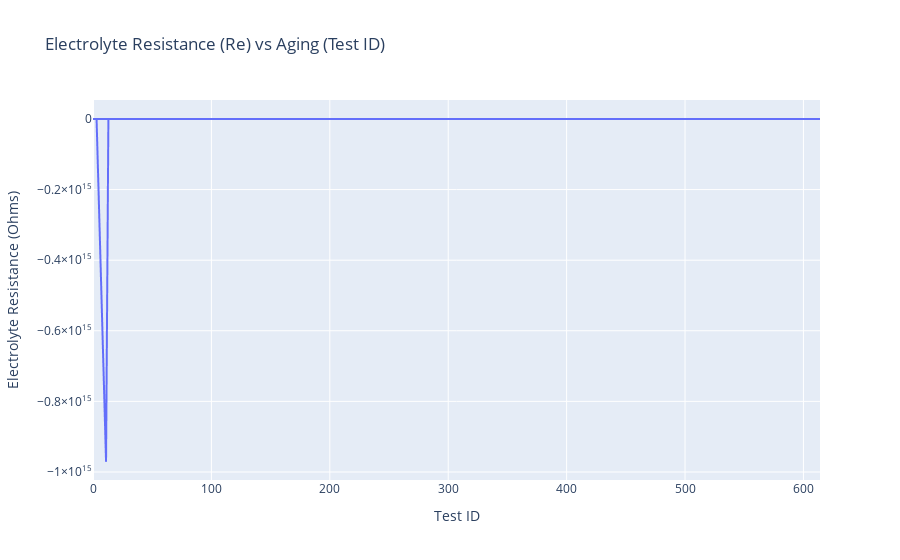

The notebook cell this image was saved under:
### Code cell
# Create a line plot for Electrolyte Resistance (Re) vs Aging (Test ID)
fig_re = px.line(data, x='test_id', y='Re', title='Electrolyte Resistance (Re) vs Aging (Test ID)',
                 labels={'Re': 'Electrolyte Resistance (Ohms)', 'test_id': 'Test ID'})
fig_re.show()

### Figure 1 — Plotly figure (JSON) as saved in the notebook; plotly's stock layout.template omitted (floating-point values rounded to 4 significant figures; data arrays with more than 128 entries replaced by an {"elided": "..."} marker saying what was removed)
{"data": [{"hovertemplate": "Test ID=%{x}<br>Electrolyte Resistance (Ohms)=%{y}<extra></extra>", "legendgroup": "", "line": {"color": "#636efa", "dash": "solid"}, "marker": {"symbol": "circle"}, "mode": "lines", "name": "", "showlegend": false, "type": "scattergl", "x": {"elided": "1947 int values"}, "xaxis": "x", "y": {"elided": "1947 float values"}, "yaxis": "y"}], "layout": {"legend": {"tracegroupgap": 0}, "title": {"text": "Electrolyte Resistance (Re) vs Aging (Test ID)"}, "xaxis": {"anchor": "y", "domain": [0, 1], "title": {"text": "Test ID"}}, "yaxis": {"anchor": "x", "domain": [0, 1], "title": {"text": "Electrolyte Resistance (Ohms)"}}}}
